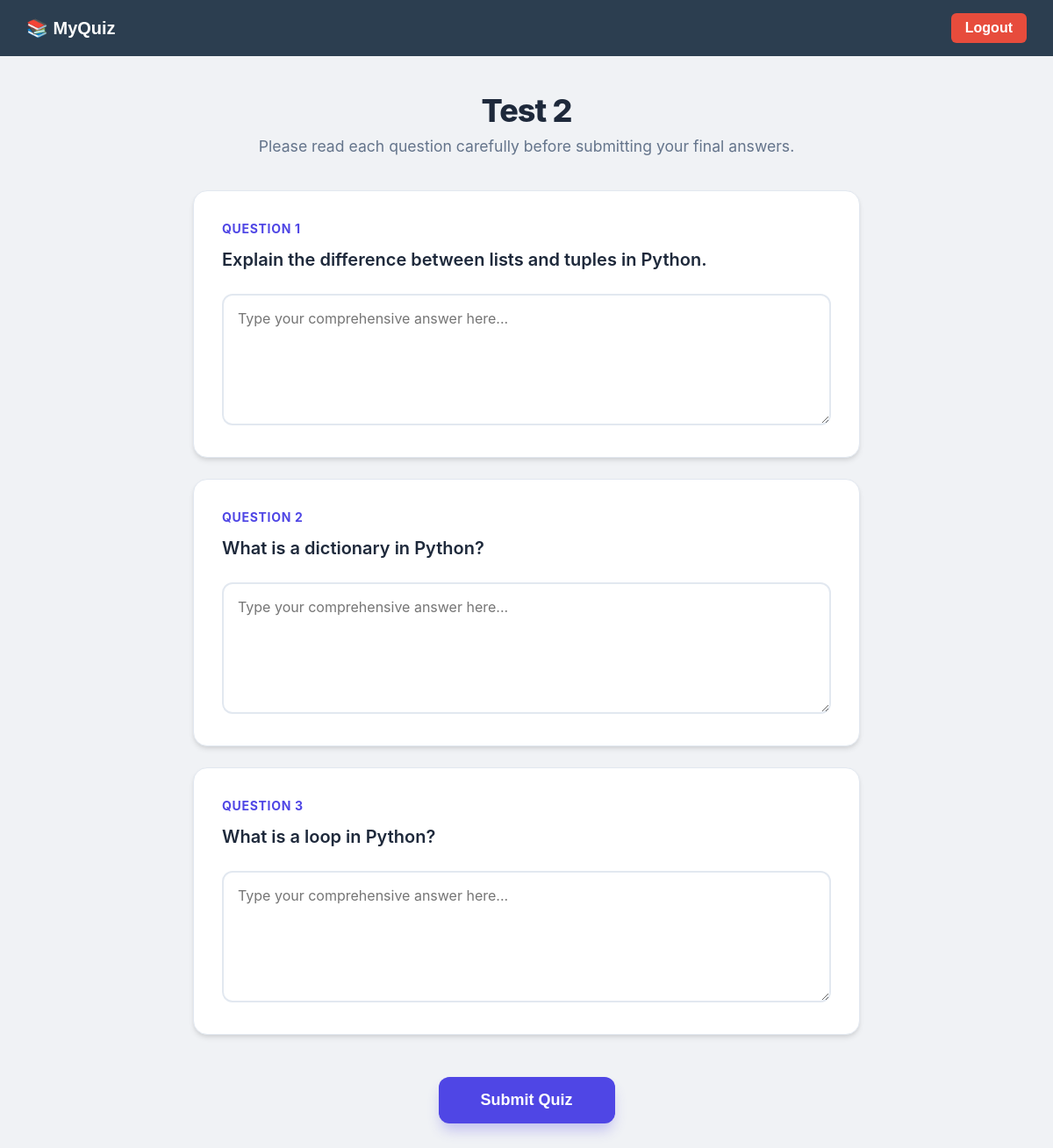
Screenshot of /questions/quiz/19/take/ (signed in) with the database file from the repository.
### subjects/models.py (models this page shows, shortened)
class Quiz(models.Model):
    subject = models.ForeignKey(
        Subject, on_delete=models.CASCADE, related_name="quizzes"
    )
    title = models.CharField(max_length=200)
    time_limit = models.PositiveIntegerField(default=10)  # minutes
    is_active = models.BooleanField(default=True)

### questions/models.py (models this page shows, shortened)
class Question(models.Model):
    QUESTION_TYPES = (
        ("mcq", "MCQ"),
        ("descriptive", "Descriptive"),
    )
    quiz = models.ForeignKey(Quiz, on_delete=models.CASCADE, related_name="questions")
    question_text = models.TextField()
    question_type = models.CharField(
        max_length=20, choices=[("MCQ", "MCQ"), ("DESC", "Descriptive")]
    )
    option_a = models.CharField(max_length=255, blank=True, null=True)
    option_b = models.CharField(max_length=255, blank=True, null=True)
    option_c = models.CharField(max_length=255, blank=True, null=True)
    option_d = models.CharField(max_length=255, blank=True, null=True)
    correct_answer = models.TextField()
    marks = models.IntegerField(default=1)

### questions/views.py (the view, shortened to what this page needs)
# urls.py: path("quiz/<int:quiz_id>/take/", views.take_quiz, name="take_quiz"),
@login_required
def take_quiz(request, quiz_id):
    if request.user.role != "student":
        return redirect("subject_list")
    quiz = get_object_or_404(Quiz, id=quiz_id, is_active=True)
    questions = Question.objects.filter(quiz=quiz)
    previous_attempt = Result.objects.filter(student=request.user, quiz=quiz).first()
    return render(
        request,
        "questions/take_quiz.html",
        {"quiz": quiz, "questions": questions, "time_limit": quiz.time_limit * 60},
    )

### templates/questions/take_quiz.html (shortened to what this page needs)
{% extends 'base.html' %}
{% block content %}
<div class="quiz-wrapper">
    <header class="quiz-header">
        <h1>{{ quiz.title }}</h1>
        <p>Please read each question carefully before submitting your final answers.</p>
    </header>
    <form method="POST" action="{% url 'submit_quiz' quiz.id %}">
        {% for question in questions %}
            <div class="question-card">
                <span class="question-number">Question {{ forloop.counter }}</span>
                <span class="question-text">{{ question.question_text }}</span>
                {% if question.question_type == 'descriptive' %}
                    <textarea
                        name="question_{{ question.id }}"
                        class="descriptive-input"
                        placeholder="Type your comprehensive answer here..."
                        required></textarea>
                {% endif %}
            </div>
        {% endfor %}
        <div class="submit-container">
            <button type="submit" class="btn-submit">
                Submit Quiz
            </button>
        </div>
    </form>
</div>
{% endblock %}

### templates/base.html (style rules this page uses)
* { margin: 0; padding: 0; box-sizing: border-box; }
body { font-family: Arial, sans-serif; background: #f0f2f5; }

### templates/questions/take_quiz.html (style rules this page uses)
:root { --primary: #4f46e5; --primary-hover: #4338ca; --bg-color: #f8fafc; --text-main: #1e293b; --text-muted: #64748b; --card-bg: #ffffff; --border-color: #e2e8f0; --shadow: 0 4px 6px -1px rgba(0, 0, 0, 0.1), 0 2px 4px -1px rgba(0, 0, 0, 0.06); }
.quiz-wrapper { max-width: 800px; margin: 40px auto; padding: 0 20px; font-family: 'Inter', -apple-system, BlinkMacSystemFont, "Segoe UI", Roboto, sans-serif; color: var(--text-main); }
.quiz-header { text-align: center; margin-bottom: 40px; }
.quiz-header h1 { font-size: 2.25rem; font-weight: 800; color: var(--text-main); letter-spacing: -0.025em; margin-bottom: 8px; }
.quiz-header p { color: var(--text-muted); font-size: 1.1rem; }
.question-card { background: var(--card-bg); border: 1px solid var(--border-color); border-radius: 16px; padding: 32px; margin-bottom: 24px; box-shadow: var(--shadow); transition: transform 0.2s ease; }
.question-number { display: inline-block; color: var(--primary); font-weight: 700; font-size: 0.875rem; text-transform: uppercase; margin-bottom: 12px; letter-spacing: 0.05em; }
.question-text { font-size: 1.25rem; font-weight: 600; line-height: 1.5; margin-bottom: 24px; display: block; }
.descriptive-input { width: 100%; min-height: 150px; padding: 16px; border: 2px solid var(--border-color); border-radius: 12px; font-size: 1rem; font-family: inherit; resize: vertical; transition: border-color 0.2s, box-shadow 0.2s; outline: none; }
.submit-container { margin-top: 48px; text-align: center; padding-bottom: 60px; }
.btn-submit { background-color: var(--primary); color: white; font-size: 1.125rem; font-weight: 700; padding: 16px 48px; border: none; border-radius: 12px; cursor: pointer; transition: all 0.2s ease; box-shadow: 0 10px 15px -3px rgba(79, 70, 229, 0.3); }

### rows the page displays
Quiz: title "Test 2"
Question: question_text "Explain the difference between lists and tuples in Python.", id "Type your comprehensive answer here..."
Question: question_text "What is a dictionary in Python?", id "Type your comprehensive answer here..."
Question: question_text "What is a loop in Python?", id "Type your comprehensive answer here..."
